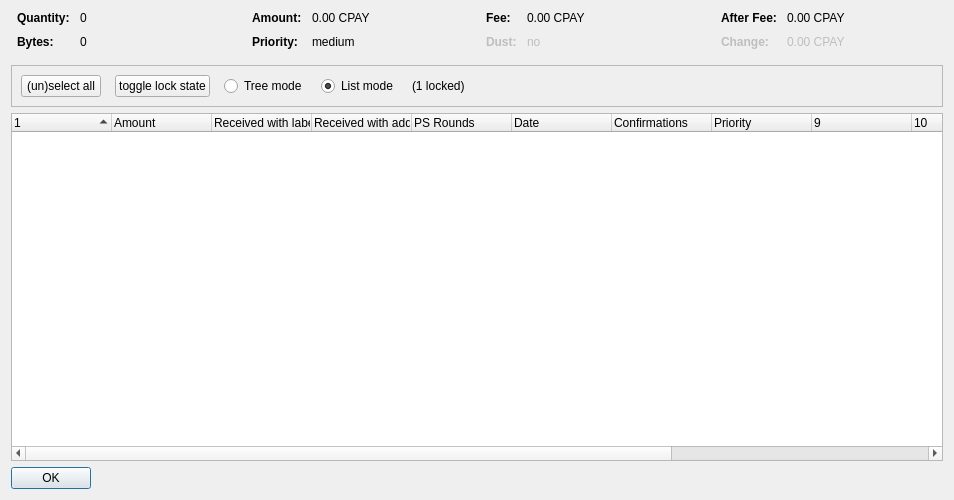
<?xml version="1.0" encoding="UTF-8"?>
<ui version="4.0">
 <class>CoinControlDialog</class>
 <widget class="QDialog" name="CoinControlDialog">
  <property name="geometry">
   <rect>
    <x>0</x>
    <y>0</y>
    <width>954</width>
    <height>500</height>
   </rect>
  </property>
  <property name="windowTitle">
   <string>Coin Selection</string>
  </property>
  <layout class="QVBoxLayout" name="verticalLayout">
   <item>
    <layout class="QHBoxLayout" name="horizontalLayoutTop" stretch="0,0,0,0">
     <property name="topMargin">
      <number>0</number>
     </property>
     <property name="bottomMargin">
      <number>10</number>
     </property>
     <item>
      <layout class="QFormLayout" name="formLayoutCoinControl1">
       <property name="horizontalSpacing">
        <number>10</number>
       </property>
       <property name="verticalSpacing">
        <number>10</number>
       </property>
       <property name="leftMargin">
        <number>6</number>
       </property>
       <property name="rightMargin">
        <number>6</number>
       </property>
       <item row="0" column="0">
        <widget class="QLabel" name="labelCoinControlQuantityText">
         <property name="font">
          <font>
           <weight>75</weight>
           <bold>true</bold>
          </font>
         </property>
         <property name="text">
          <string>Quantity:</string>
         </property>
        </widget>
       </item>
       <item row="0" column="1">
        <widget class="QLabel" name="labelCoinControlQuantity">
         <property name="cursor">
          <cursorShape>IBeamCursor</cursorShape>
         </property>
         <property name="contextMenuPolicy">
          <enum>Qt::ActionsContextMenu</enum>
         </property>
         <property name="text">
          <string notr="true">0</string>
         </property>
         <property name="textInteractionFlags">
          <set>Qt::LinksAccessibleByMouse|Qt::TextSelectableByKeyboard|Qt::TextSelectableByMouse</set>
         </property>
        </widget>
       </item>
       <item row="1" column="0">
        <widget class="QLabel" name="labelCoinControlBytesText">
         <property name="font">
          <font>
           <weight>75</weight>
           <bold>true</bold>
          </font>
         </property>
         <property name="text">
          <string>Bytes:</string>
         </property>
        </widget>
       </item>
       <item row="1" column="1">
        <widget class="QLabel" name="labelCoinControlBytes">
         <property name="cursor">
          <cursorShape>IBeamCursor</cursorShape>
         </property>
         <property name="contextMenuPolicy">
          <enum>Qt::ActionsContextMenu</enum>
         </property>
         <property name="text">
          <string notr="true">0</string>
         </property>
         <property name="textInteractionFlags">
          <set>Qt::LinksAccessibleByMouse|Qt::TextSelectableByKeyboard|Qt::TextSelectableByMouse</set>
         </property>
        </widget>
       </item>
      </layout>
     </item>
     <item>
      <layout class="QFormLayout" name="formLayoutCoinControl2">
       <property name="horizontalSpacing">
        <number>10</number>
       </property>
       <property name="verticalSpacing">
        <number>10</number>
       </property>
       <property name="leftMargin">
        <number>6</number>
       </property>
       <property name="rightMargin">
        <number>6</number>
       </property>
       <item row="0" column="0">
        <widget class="QLabel" name="labelCoinControlAmountText">
         <property name="font">
          <font>
           <weight>75</weight>
           <bold>true</bold>
          </font>
         </property>
         <property name="text">
          <string>Amount:</string>
         </property>
        </widget>
       </item>
       <item row="0" column="1">
        <widget class="QLabel" name="labelCoinControlAmount">
         <property name="cursor">
          <cursorShape>IBeamCursor</cursorShape>
         </property>
         <property name="contextMenuPolicy">
          <enum>Qt::ActionsContextMenu</enum>
         </property>
         <property name="text">
          <string notr="true">0.00 CPAY</string>
         </property>
         <property name="textInteractionFlags">
          <set>Qt::LinksAccessibleByMouse|Qt::TextSelectableByKeyboard|Qt::TextSelectableByMouse</set>
         </property>
        </widget>
       </item>
       <item row="1" column="0">
        <widget class="QLabel" name="labelCoinControlPriorityText">
         <property name="font">
          <font>
           <weight>75</weight>
           <bold>true</bold>
          </font>
         </property>
         <property name="text">
          <string>Priority:</string>
         </property>
        </widget>
       </item>
       <item row="1" column="1">
        <widget class="QLabel" name="labelCoinControlPriority">
         <property name="cursor">
          <cursorShape>IBeamCursor</cursorShape>
         </property>
         <property name="contextMenuPolicy">
          <enum>Qt::ActionsContextMenu</enum>
         </property>
         <property name="text">
          <string>medium</string>
         </property>
         <property name="textInteractionFlags">
          <set>Qt::LinksAccessibleByMouse|Qt::TextSelectableByKeyboard|Qt::TextSelectableByMouse</set>
         </property>
        </widget>
       </item>
      </layout>
     </item>
     <item>
      <layout class="QFormLayout" name="formLayoutCoinControl3">
       <property name="horizontalSpacing">
        <number>10</number>
       </property>
       <property name="verticalSpacing">
        <number>10</number>
       </property>
       <property name="leftMargin">
        <number>6</number>
       </property>
       <property name="rightMargin">
        <number>6</number>
       </property>
       <item row="0" column="0">
        <widget class="QLabel" name="labelCoinControlFeeText">
         <property name="font">
          <font>
           <weight>75</weight>
           <bold>true</bold>
          </font>
         </property>
         <property name="text">
          <string>Fee:</string>
         </property>
        </widget>
       </item>
       <item row="0" column="1">
        <widget class="QLabel" name="labelCoinControlFee">
         <property name="cursor">
          <cursorShape>IBeamCursor</cursorShape>
         </property>
         <property name="contextMenuPolicy">
          <enum>Qt::ActionsContextMenu</enum>
         </property>
         <property name="text">
          <string notr="true">0.00 CPAY</string>
         </property>
         <property name="textInteractionFlags">
          <set>Qt::LinksAccessibleByMouse|Qt::TextSelectableByKeyboard|Qt::TextSelectableByMouse</set>
         </property>
        </widget>
       </item>
       <item row="1" column="0">
        <widget class="QLabel" name="labelCoinControlLowOutputText">
         <property name="enabled">
          <bool>false</bool>
         </property>
         <property name="font">
          <font>
           <weight>75</weight>
           <bold>true</bold>
          </font>
         </property>
         <property name="text">
          <string>Dust:</string>
         </property>
        </widget>
       </item>
       <item row="1" column="1">
        <widget class="QLabel" name="labelCoinControlLowOutput">
         <property name="enabled">
          <bool>false</bool>
         </property>
         <property name="cursor">
          <cursorShape>IBeamCursor</cursorShape>
         </property>
         <property name="contextMenuPolicy">
          <enum>Qt::ActionsContextMenu</enum>
         </property>
         <property name="text">
          <string>no</string>
         </property>
         <property name="textInteractionFlags">
          <set>Qt::LinksAccessibleByMouse|Qt::TextSelectableByKeyboard|Qt::TextSelectableByMouse</set>
         </property>
        </widget>
       </item>
      </layout>
     </item>
     <item>
      <layout class="QFormLayout" name="formLayoutCoinControl4">
       <property name="horizontalSpacing">
        <number>10</number>
       </property>
       <property name="verticalSpacing">
        <number>10</number>
       </property>
       <property name="leftMargin">
        <number>6</number>
       </property>
       <property name="rightMargin">
        <number>6</number>
       </property>
       <item row="0" column="0">
        <widget class="QLabel" name="labelCoinControlAfterFeeText">
         <property name="font">
          <font>
           <weight>75</weight>
           <bold>true</bold>
          </font>
         </property>
         <property name="text">
          <string>After Fee:</string>
         </property>
        </widget>
       </item>
       <item row="0" column="1">
        <widget class="QLabel" name="labelCoinControlAfterFee">
         <property name="cursor">
          <cursorShape>IBeamCursor</cursorShape>
         </property>
         <property name="contextMenuPolicy">
          <enum>Qt::ActionsContextMenu</enum>
         </property>
         <property name="text">
          <string notr="true">0.00 CPAY</string>
         </property>
         <property name="textInteractionFlags">
          <set>Qt::LinksAccessibleByMouse|Qt::TextSelectableByKeyboard|Qt::TextSelectableByMouse</set>
         </property>
        </widget>
       </item>
       <item row="1" column="0">
        <widget class="QLabel" name="labelCoinControlChangeText">
         <property name="enabled">
          <bool>false</bool>
         </property>
         <property name="font">
          <font>
           <weight>75</weight>
           <bold>true</bold>
          </font>
         </property>
         <property name="text">
          <string>Change:</string>
         </property>
        </widget>
       </item>
       <item row="1" column="1">
        <widget class="QLabel" name="labelCoinControlChange">
         <property name="enabled">
          <bool>false</bool>
         </property>
         <property name="cursor">
          <cursorShape>IBeamCursor</cursorShape>
         </property>
         <property name="contextMenuPolicy">
          <enum>Qt::ActionsContextMenu</enum>
         </property>
         <property name="text">
          <string notr="true">0.00 CPAY</string>
         </property>
         <property name="textInteractionFlags">
          <set>Qt::LinksAccessibleByMouse|Qt::TextSelectableByKeyboard|Qt::TextSelectableByMouse</set>
         </property>
        </widget>
       </item>
      </layout>
     </item>
    </layout>
   </item>
   <item>
    <widget class="QFrame" name="frame">
     <property name="minimumSize">
      <size>
       <width>0</width>
       <height>40</height>
      </size>
     </property>
     <property name="frameShape">
      <enum>QFrame::StyledPanel</enum>
     </property>
     <property name="frameShadow">
      <enum>QFrame::Sunken</enum>
     </property>
     <layout class="QHBoxLayout" name="horizontalLayout">
      <item>
       <layout class="QHBoxLayout" name="horizontalLayoutPanel" stretch="0,0,0,0,0,0">
        <property name="spacing">
         <number>14</number>
        </property>
        <item>
         <widget class="QPushButton" name="pushButtonSelectAll">
          <property name="sizePolicy">
           <sizepolicy hsizetype="Maximum" vsizetype="Fixed">
            <horstretch>0</horstretch>
            <verstretch>0</verstretch>
           </sizepolicy>
          </property>
          <property name="text">
           <string>(un)select all</string>
          </property>
          <property name="autoDefault">
           <bool>false</bool>
          </property>
         </widget>
        </item>
        <item>
         <widget class="QPushButton" name="pushButtonToggleLock">
          <property name="sizePolicy">
           <sizepolicy hsizetype="Maximum" vsizetype="Fixed">
            <horstretch>0</horstretch>
            <verstretch>0</verstretch>
           </sizepolicy>
          </property>
          <property name="text">
           <string>toggle lock state</string>
          </property>
          <property name="autoDefault">
           <bool>false</bool>
          </property>
         </widget>
        </item>
        <item>
         <widget class="QRadioButton" name="radioTreeMode">
          <property name="sizePolicy">
           <sizepolicy hsizetype="Maximum" vsizetype="Fixed">
            <horstretch>0</horstretch>
            <verstretch>0</verstretch>
           </sizepolicy>
          </property>
          <property name="text">
           <string>Tree mode</string>
          </property>
         </widget>
        </item>
        <item>
         <widget class="QRadioButton" name="radioListMode">
          <property name="sizePolicy">
           <sizepolicy hsizetype="Maximum" vsizetype="Fixed">
            <horstretch>0</horstretch>
            <verstretch>0</verstretch>
           </sizepolicy>
          </property>
          <property name="text">
           <string>List mode</string>
          </property>
          <property name="checked">
           <bool>true</bool>
          </property>
         </widget>
        </item>
        <item>
         <widget class="QLabel" name="labelLocked">
          <property name="text">
           <string>(1 locked)</string>
          </property>
         </widget>
        </item>
        <item>
         <spacer name="horizontalSpacer">
          <property name="orientation">
           <enum>Qt::Horizontal</enum>
          </property>
          <property name="sizeHint" stdset="0">
           <size>
            <width>40</width>
            <height>20</height>
           </size>
          </property>
         </spacer>
        </item>
       </layout>
      </item>
     </layout>
    </widget>
   </item>
   <item>
    <widget class="CoinControlTreeWidget" name="treeWidget">
     <property name="contextMenuPolicy">
      <enum>Qt::CustomContextMenu</enum>
     </property>
     <property name="sortingEnabled">
      <bool>false</bool>
     </property>
     <property name="columnCount">
      <number>13</number>
     </property>
     <attribute name="headerShowSortIndicator" stdset="0">
      <bool>true</bool>
     </attribute>
     <attribute name="headerStretchLastSection">
      <bool>false</bool>
     </attribute>
     <column>
      <property name="text">
       <string/>
      </property>
     </column>
     <column>
      <property name="text">
       <string>Amount</string>
      </property>
     </column>
     <column>
      <property name="text">
       <string>Received with label</string>
      </property>
     </column>
     <column>
      <property name="text">
       <string>Received with address</string>
      </property>
     </column>
     <column>
      <property name="text">
       <string>PS Rounds</string>
      </property>
     </column>
     <column>
      <property name="text">
       <string>Date</string>
      </property>
     </column>
     <column>
      <property name="text">
       <string>Confirmations</string>
      </property>
      <property name="toolTip">
       <string>Confirmed</string>
      </property>
     </column>
     <column>
      <property name="text">
       <string>Priority</string>
      </property>
     </column>
     <column>
      <property name="text">
       <string/>
      </property>
     </column>
     <column>
      <property name="text">
       <string/>
      </property>
     </column>
     <column>
      <property name="text">
       <string/>
      </property>
     </column>
     <column>
      <property name="text">
       <string/>
      </property>
     </column>
     <column>
      <property name="text">
       <string/>
      </property>
     </column>
    </widget>
   </item>
   <item>
    <widget class="QDialogButtonBox" name="buttonBox">
     <property name="sizePolicy">
      <sizepolicy hsizetype="Maximum" vsizetype="Fixed">
       <horstretch>0</horstretch>
       <verstretch>0</verstretch>
      </sizepolicy>
     </property>
     <property name="orientation">
      <enum>Qt::Horizontal</enum>
     </property>
     <property name="standardButtons">
      <set>QDialogButtonBox::Ok</set>
     </property>
    </widget>
   </item>
  </layout>
 </widget>
 <customwidgets>
  <customwidget>
   <class>CoinControlTreeWidget</class>
   <extends>QTreeWidget</extends>
   <header>coincontroltreewidget.h</header>
  </customwidget>
 </customwidgets>
 <resources/>
 <connections/>
</ui>
